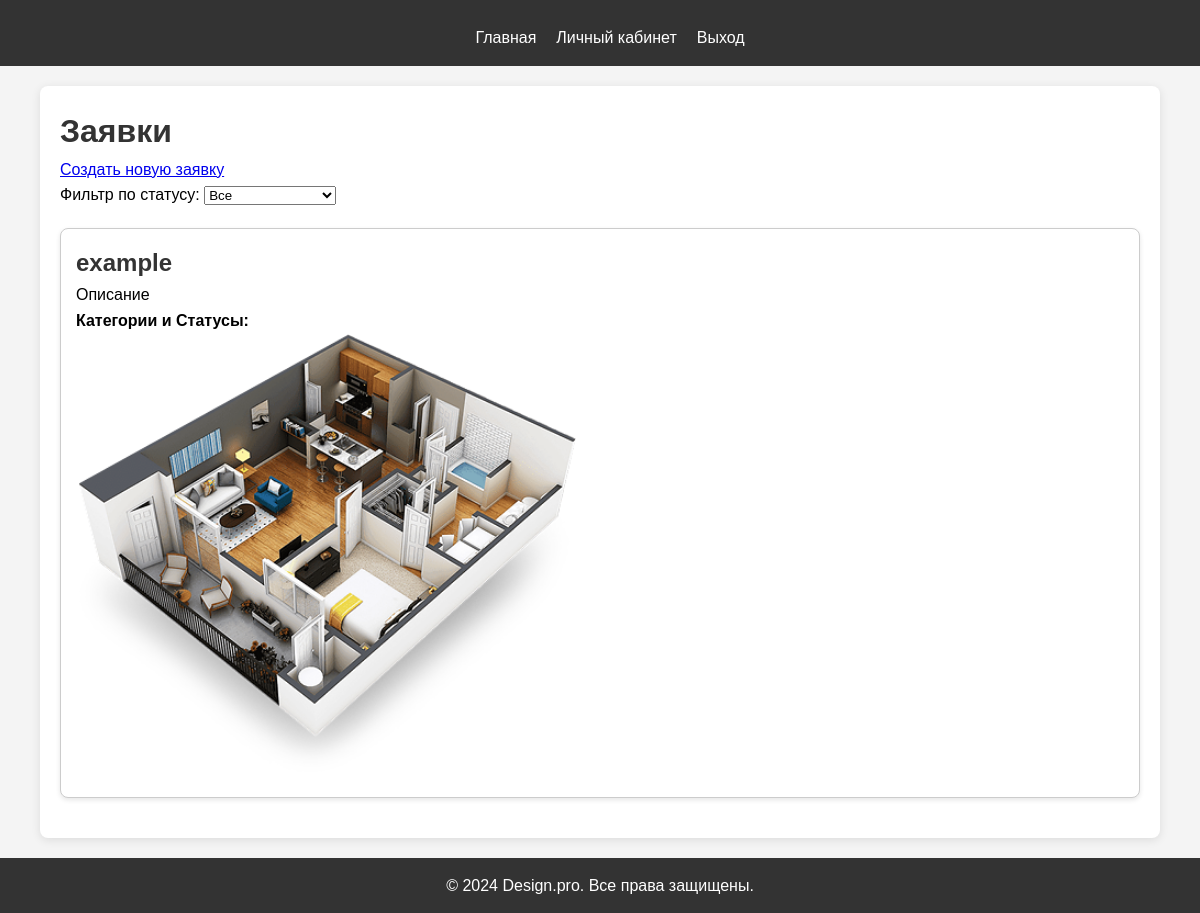
Page /applications/ (signed in) on the earlier database version.
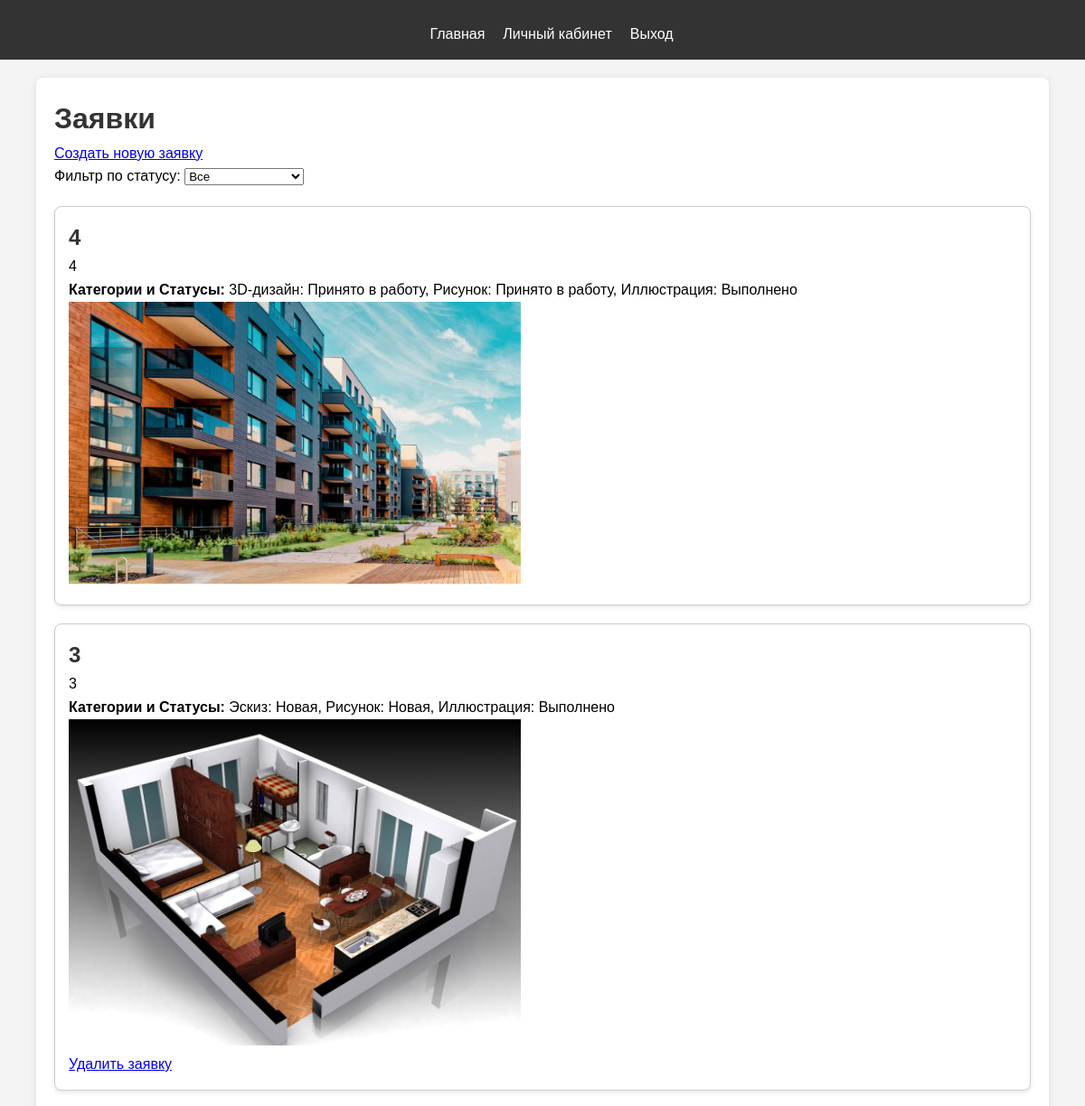
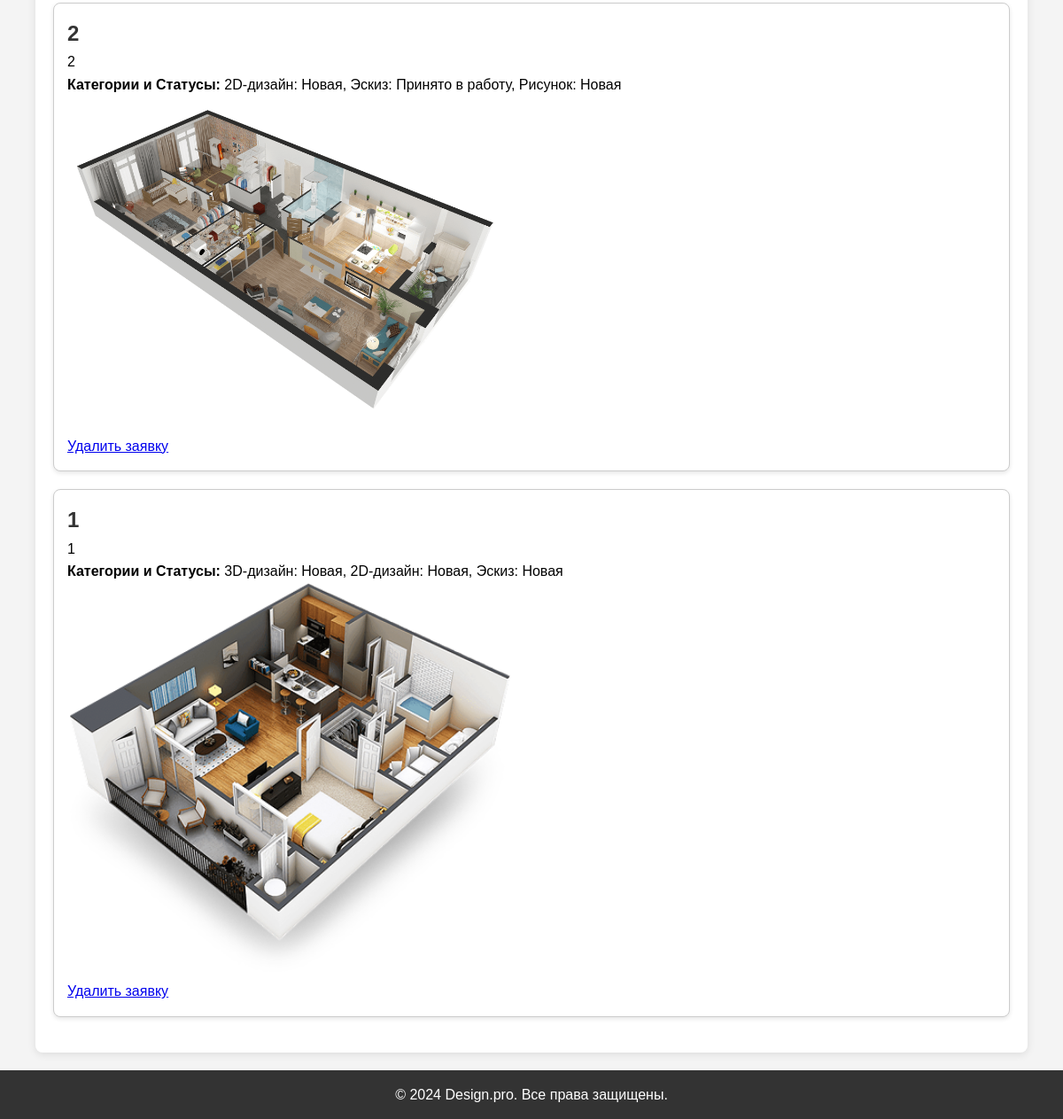
Same page on the later database version (2 pictures, top to bottom).
### main/models.py (models this page shows, shortened)
class Application(models.Model):
    user = models.ForeignKey(User, on_delete=models.CASCADE)
    title = models.CharField(max_length=200)
    description = models.TextField()
    categories = models.ManyToManyField(Category)
    image = models.ImageField(upload_to='applications/', validators=[validate_image], blank=True, null=True)
    created_at = models.DateTimeField(auto_now_add=True)
    comment = models.TextField(blank=True, null=True)

class CategoryStatus(models.Model):
    STATUS_CHOICES = [
        ('new', 'Новая'),
        ('in_progress', 'Принято в работу'),
        ('completed', 'Выполнено'),
    ]
    application = models.ForeignKey(Application, on_delete=models.CASCADE)
    category = models.ForeignKey(Category, on_delete=models.CASCADE)
    status = models.CharField(max_length=20, choices=STATUS_CHOICES, default='new')

class Category(models.Model):
    name = models.CharField(max_length=100)

### main/views.py (the view)
# urls.py: path('applications/', views.applications_view, name='applications'),
@login_required
def applications_view(request):
    if request.user.is_superuser:
        applications = Application.objects.all().order_by('-created_at')
    else:
        applications = Application.objects.filter(user=request.user).order_by('-created_at')
    status_filter = request.GET.get('status')
    if status_filter:
        applications = applications.filter(categorystatus__status=status_filter).distinct()
    for application in applications:
        application.can_delete = application.categorystatus_set.filter(status='new').exists()
    return render(request, 'main/applications.html', {'applications': applications, 'status_filter': status_filter})

### main/templates/main/applications.html (shortened to what this page needs)
{% extends 'main/base.html' %}
{% block content %}
    <h1>Заявки</h1>
    <a href="{% url 'main:application_create' %}">Создать новую заявку</a>
    <form method="get" style="margin-bottom: 20px;">
        <label for="status">Фильтр по статусу:</label>
        <select name="status" onchange="this.form.submit()">
            <option value="">Все</option>
        </select>
    </form>
    <div class="application-list">
        {% for application in applications %}
            <div class="application-item">
                <h2>{{ application.title }}</h2>
                <p>{{ application.description }}</p>
                <p><strong>Категории и Статусы:</strong>
                {% for category_status in application.categorystatus_set.all %}
                    {{ category_status.category.name }}: {{ category_status.get_status_display }}{% if not forloop.last %}, {% endif %}
                {% endfor %}
                </p>
                <div class="application-image">
                    {% if application.image %}
                        <img src="{{ application.image.url }}" alt="{{ application.title }}" width="500">
                    {% else %}
                        <p>Изображение не загружено.</p>
                    {% endif %}
                </div>
                <div class="application-actions">
                    {% if user.is_superuser %}
                        <a class="status-button" href="{% url 'main:change_application_status' application.id %}">Изменить статус</a><br>
                        <a class="delete-button" href="{% url 'main:application_delete' application.id %}">Удалить заявку</a>
                    {% else %}
                        {% if application.can_delete %}
                            <a class="delete-button" href="{% url 'main:application_delete' application.id %}">Удалить заявку</a>
                        {% endif %}
                    {% endif %}
                </div>
            </div>
        {% empty %}
            <p>У вас нет заявок.</p>
        {% endfor %}
    </div>
{% endblock %}

### main/templates/main/base.html (shortened to what this page needs)
<!DOCTYPE html>
<html lang="ru">
<head>
    {% load static %}
    <link rel="stylesheet" href="{% static 'css/style.css' %}">
</head>
<body>
    <header>
        <nav>
            <ul>
                <li><a href="{% url 'main:index' %}">Главная</a></li>
                {% if user.is_authenticated %}
                    <li><a href="{% url 'main:applications' %}">Личный кабинет</a></li>
                    <li><a href="{% url 'main:logout' %}">Выход</a></li>
                {% else %}
                    <li><a href="{% url 'main:login' %}">Вход</a></li>
                    <li><a href="{% url 'main:register' %}">Регистрация</a></li>
                {% endif %}
            </ul>
        </nav>
    </header>
    <main>
        {% block content %}
        {% endblock %}
    </main>
    <footer>
        <p>&copy; 2024 Design.pro. Все права защищены.</p>
    </footer>
</body>
</html>

### main/static/css/style.css (style rules this page uses)
* { padding: 0; margin: 0; }
body { font-family: Arial, sans-serif; line-height: 1.6; margin: 0; padding: 0; background-color: #f4f4f4; }
h1, h2, h3 { color: #333; }
header { background-color: #333; color: #fff; padding: 15px 0; }
header nav { margin-top: 10px; }
header nav ul { list-style: none; display: flex; justify-content: center; }
header nav ul li { margin-left: 20px; }
header nav a { color: #fff; text-decoration: none; }
main { width: 90vw; max-width: 1200px; margin: 20px auto; padding: 20px; background: #fff; border-radius: 8px; box-shadow: 0 2px 10px rgba(0, 0, 0, 0.1); }
footer { background-color: #333; color: #fff; text-align: center; padding: 15px 0; }
.application-item { border: 1px solid #ccc; border-radius: 8px; padding: 15px; margin-bottom: 20px; background-color: #fff; box-shadow: 0 2px 5px rgba(0, 0, 0, 0.1); }
.application-image img { max-width: 500px; height: auto; }

Differences in the rows shown:
removed Application: title "example", description "Описание", image (picture)
added Application: title "4", description "4", image (picture)
added CategoryStatus: category.name "3D-дизайн", status "Принято в работу", shown under "4"
added CategoryStatus: category.name "Рисунок", status "Принято в работу", shown under "4"
added CategoryStatus: category.name "Иллюстрация", status "Выполнено", shown under "4"
added Application: title "3", description "3", image (picture), shows "Удалить заявку"
added CategoryStatus: category.name "Эскиз", status "Новая", shown under "3"
added CategoryStatus: category.name "Рисунок", status "Новая", shown under "3"
added CategoryStatus: category.name "Иллюстрация", status "Выполнено", shown under "3"
added Application: title "2", description "2", image (picture), shows "Удалить заявку"
added CategoryStatus: category.name "2D-дизайн", status "Новая", shown under "2"
added CategoryStatus: category.name "Эскиз", status "Принято в работу", shown under "2"
added CategoryStatus: category.name "Рисунок", status "Новая", shown under "2"
added Application: title "1", description "1", image (picture), shows "Удалить заявку"
added CategoryStatus: category.name "3D-дизайн", status "Новая", shown under "1"
added CategoryStatus: category.name "2D-дизайн", status "Новая", shown under "1"
added CategoryStatus: category.name "Эскиз", status "Новая", shown under "1"
